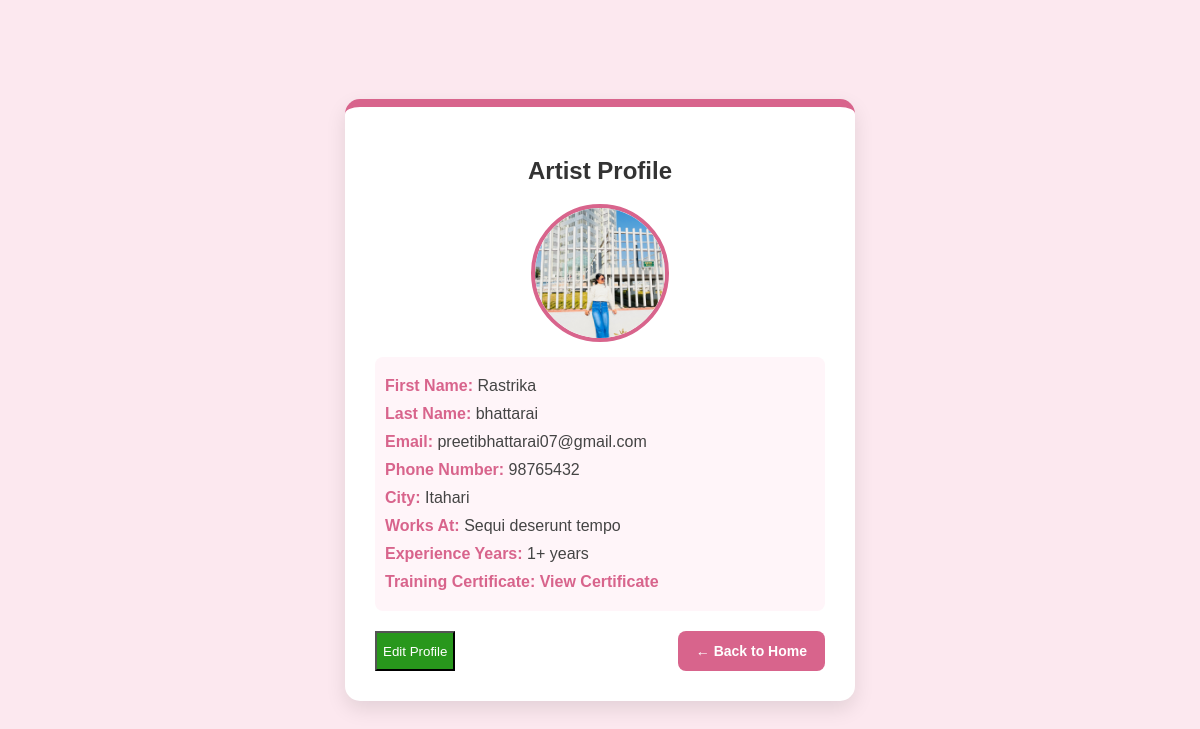
The app's page /artist/profile/ (signed in), older data.
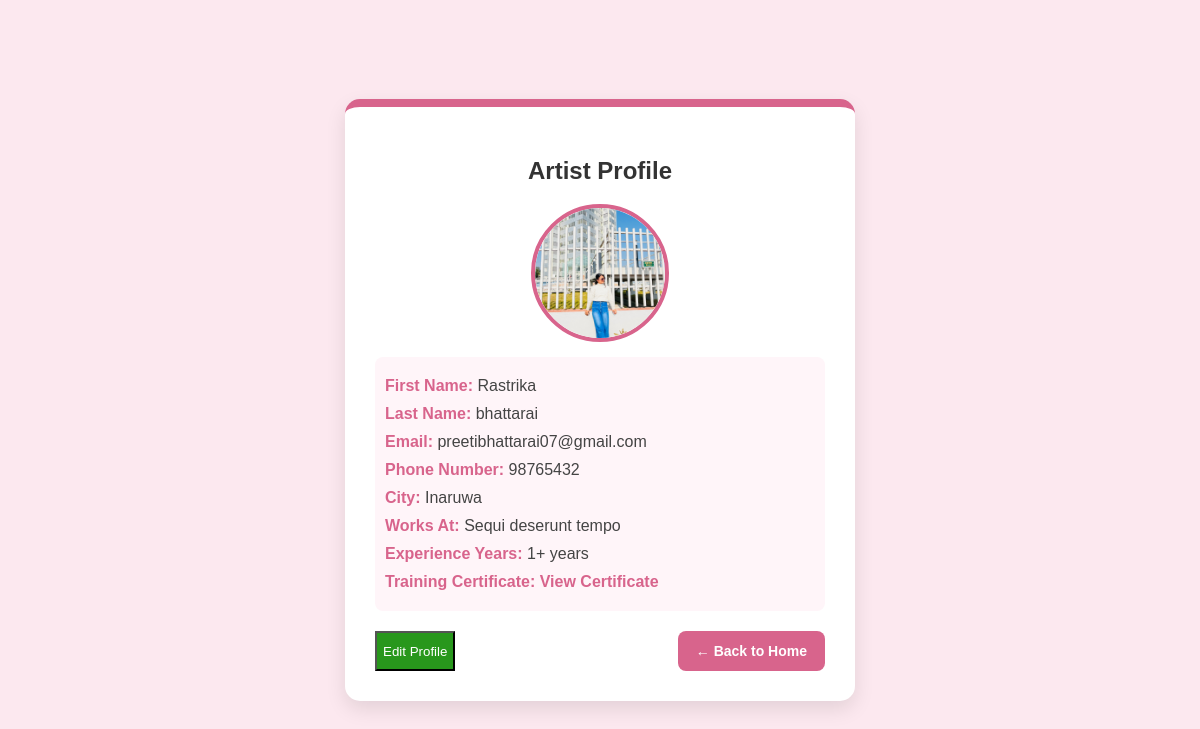
The same page, newer data.
### accounts/models.py (models this page shows, shortened)
class User(AbstractUser):
    username = None  # ✅ Remove username field completely
    email = models.EmailField(unique=True)  # Email as the unique identifier
    phone = models.CharField(max_length=15, unique=True)
    password = models.CharField(max_length=100)
    profile_image = models.ImageField(upload_to="profile_images/", null=True, blank=True)
    is_verified = models.BooleanField(default=False)
    is_artist = models.BooleanField(default=False)
    otp = models.CharField(max_length=6, blank=True, null=True)  # ✅ Stores OTP
    city = models.CharField(max_length=100, null=True, blank=True)
    works_at = models.CharField(max_length=255, null=True, blank=True)
    experience_years = models.IntegerField(default=0, null=True, blank=True)
    training_certificate = models.FileField(upload_to="certificates/", null=True, blank=True)
    is_available = models.BooleanField(default=True)
    USERNAME_FIELD = "email"  # ✅ Login using email instead of username
    REQUIRED_FIELDS = []  # ✅ Don't require username
    objects = CustomUserManager()  # ✅ Use custom manager

### accounts/views.py (the view, shortened to what this page needs)
# urls.py: path('artist/profile/', artist_profile, name='artist_profile'),
@login_required(login_url='artist_login')
def artist_profile(request):
    return render(request, 'accounts/artist_profile.html')

### accounts/templates/accounts/artist_profile.html (shortened to what this page needs)
{% load static %}
<!DOCTYPE html>
<html lang="en">
<head>
</head>
<body>
    <div class="container">
        <h2>Artist Profile</h2>
        <div class="profile-image">
            {% if user.profile_image %}
                <img src="{{ user.profile_image.url }}" alt="Profile Image">
            {% else %}
                <img src="{% static 'images/default_profile.png' %}" alt="Default Profile Image">
            {% endif %}
        </div>
        <div id="profile-view" class="profile-details">
            <p><strong>First Name:</strong> {{ user.first_name }}</p>
            <p><strong>Last Name:</strong> {{ user.last_name }}</p>
            <p><strong>Email:</strong> {{ user.email }}</p>
            <p><strong>Phone Number:</strong> {{ user.phone }}</p>
            <p><strong>City:</strong> {{ user.city }}</p>
            <p><strong>Works At:</strong> {{ user.works_at|default:"Freelance Artist" }}</p>
            <p><strong>Experience Years:</strong> {{ user.experience_years }}+ years</p>
            <p><strong>Training Certificate:</strong>
                {% if user.training_certificate %}
                    <a href="{{ user.training_certificate.url }}" target="_blank">View Certificate</a>
                {% else %}
                    Not Uploaded
                {% endif %}
            </p>
        </div>
        <div class="buttons">
            <button class="edit-btn" onclick="toggleEdit()">Edit Profile</button>
            <a href="{% url 'artist_dashboard' %}" class="btn back-btn">← Back to Home</a>
        </div>
    </div>
</body>
</html>

Row changes from the older to the newer data that the page shows:
changed User "Rastrika": city "Itahari" → "Inaruwa"
